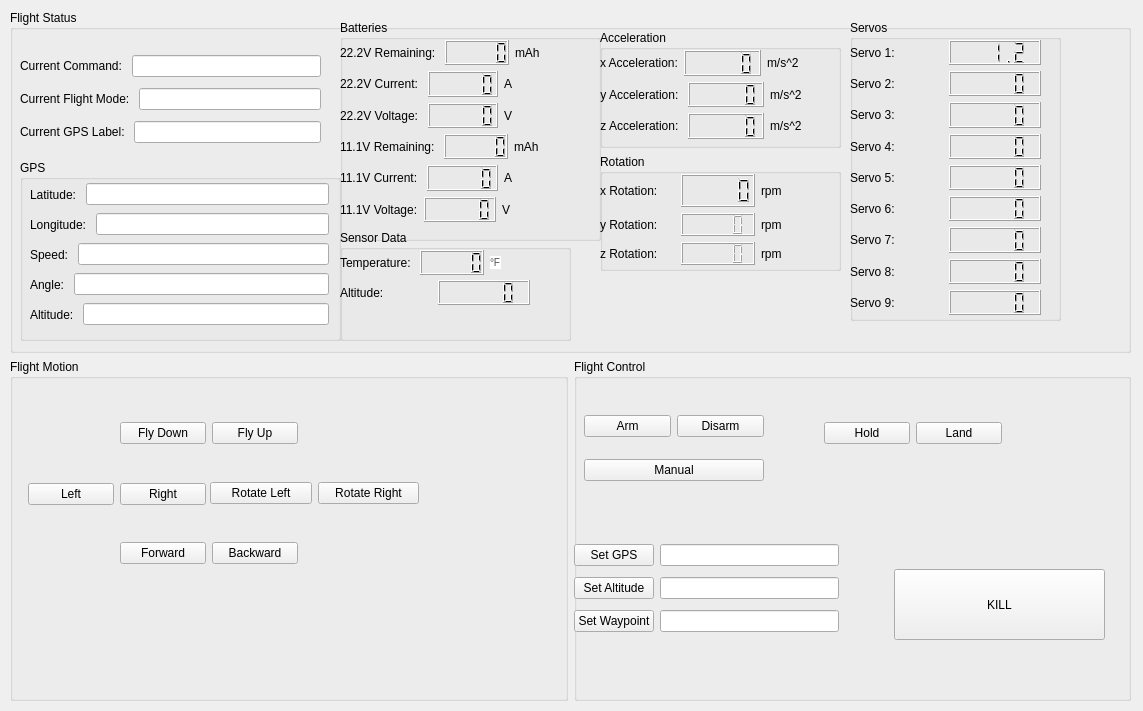
<?xml version="1.0" encoding="UTF-8"?>
<ui version="4.0">
 <class>FlightControlTab</class>
 <widget class="QWidget" name="FlightControlTab">
  <property name="geometry">
   <rect>
    <x>0</x>
    <y>0</y>
    <width>1143</width>
    <height>711</height>
   </rect>
  </property>
  <property name="windowTitle">
   <string>Form</string>
  </property>
  <widget class="QWidget" name="layoutWidget">
   <property name="geometry">
    <rect>
     <x>10</x>
     <y>10</y>
     <width>1121</width>
     <height>691</height>
    </rect>
   </property>
   <layout class="QGridLayout" name="gridLayout">
    <item row="1" column="0">
     <layout class="QHBoxLayout" name="horizontalLayout_2">
      <item>
       <widget class="QGroupBox" name="flightMotionBox">
        <property name="title">
         <string>Flight Motion</string>
        </property>
        <widget class="QWidget" name="layoutWidget">
         <property name="geometry">
          <rect>
           <x>110</x>
           <y>180</y>
           <width>178</width>
           <height>29</height>
          </rect>
         </property>
         <layout class="QHBoxLayout" name="horizontalLayout_11">
          <item>
           <widget class="QPushButton" name="forwardButton">
            <property name="text">
             <string>Forward</string>
            </property>
           </widget>
          </item>
          <item>
           <widget class="QPushButton" name="backwardButton">
            <property name="text">
             <string>Backward</string>
            </property>
           </widget>
          </item>
         </layout>
        </widget>
        <widget class="QWidget" name="layoutWidget">
         <property name="geometry">
          <rect>
           <x>18</x>
           <y>121</y>
           <width>178</width>
           <height>29</height>
          </rect>
         </property>
         <layout class="QHBoxLayout" name="horizontalLayout_12">
          <item>
           <widget class="QPushButton" name="leftButton">
            <property name="text">
             <string>Left</string>
            </property>
           </widget>
          </item>
          <item>
           <widget class="QPushButton" name="rightButton">
            <property name="text">
             <string>Right</string>
            </property>
           </widget>
          </item>
         </layout>
        </widget>
        <widget class="QWidget" name="layoutWidget">
         <property name="geometry">
          <rect>
           <x>200</x>
           <y>120</y>
           <width>209</width>
           <height>29</height>
          </rect>
         </property>
         <layout class="QHBoxLayout" name="horizontalLayout_13">
          <item>
           <widget class="QPushButton" name="rotateLeftButton">
            <property name="text">
             <string>Rotate Left</string>
            </property>
           </widget>
          </item>
          <item>
           <widget class="QPushButton" name="rotateRightButton">
            <property name="text">
             <string>Rotate Right</string>
            </property>
           </widget>
          </item>
         </layout>
        </widget>
        <widget class="QWidget" name="layoutWidget">
         <property name="geometry">
          <rect>
           <x>110</x>
           <y>60</y>
           <width>178</width>
           <height>29</height>
          </rect>
         </property>
         <layout class="QHBoxLayout" name="horizontalLayout_5">
          <item>
           <widget class="QPushButton" name="flyDownButton">
            <property name="text">
             <string>Fly Down</string>
            </property>
           </widget>
          </item>
          <item>
           <widget class="QPushButton" name="flyUpButton">
            <property name="text">
             <string>Fly Up</string>
            </property>
           </widget>
          </item>
         </layout>
        </widget>
       </widget>
      </item>
      <item>
       <widget class="QGroupBox" name="flightControlBox">
        <property name="title">
         <string>Flight Control</string>
        </property>
        <widget class="QWidget" name="layoutWidget">
         <property name="geometry">
          <rect>
           <x>10</x>
           <y>40</y>
           <width>180</width>
           <height>98</height>
          </rect>
         </property>
         <layout class="QVBoxLayout" name="verticalLayout">
          <item>
           <layout class="QHBoxLayout" name="horizontalLayout">
            <item>
             <widget class="QPushButton" name="armButton">
              <property name="text">
               <string>Arm</string>
              </property>
             </widget>
            </item>
            <item>
             <widget class="QPushButton" name="disarmButton">
              <property name="text">
               <string>Disarm</string>
              </property>
             </widget>
            </item>
           </layout>
          </item>
          <item>
           <widget class="QPushButton" name="manualButton">
            <property name="text">
             <string>Manual</string>
            </property>
           </widget>
          </item>
         </layout>
        </widget>
        <widget class="QPushButton" name="killButton">
         <property name="geometry">
          <rect>
           <x>320</x>
           <y>210</y>
           <width>211</width>
           <height>71</height>
          </rect>
         </property>
         <property name="text">
          <string>KILL</string>
         </property>
        </widget>
        <widget class="QWidget" name="layoutWidget">
         <property name="geometry">
          <rect>
           <x>250</x>
           <y>60</y>
           <width>178</width>
           <height>29</height>
          </rect>
         </property>
         <layout class="QHBoxLayout" name="horizontalLayout_10">
          <item>
           <widget class="QPushButton" name="holdButton">
            <property name="text">
             <string>Hold</string>
            </property>
           </widget>
          </item>
          <item>
           <widget class="QPushButton" name="landButton">
            <property name="text">
             <string>Land</string>
            </property>
           </widget>
          </item>
         </layout>
        </widget>
        <widget class="QWidget" name="layoutWidget">
         <property name="geometry">
          <rect>
           <x>0</x>
           <y>180</y>
           <width>265</width>
           <height>101</height>
          </rect>
         </property>
         <layout class="QVBoxLayout" name="verticalLayout_9">
          <item>
           <layout class="QHBoxLayout" name="horizontalLayout_3">
            <item>
             <widget class="QPushButton" name="setGPSButton">
              <property name="text">
               <string>Set GPS</string>
              </property>
             </widget>
            </item>
            <item>
             <widget class="QLineEdit" name="setGPSEdit"/>
            </item>
           </layout>
          </item>
          <item>
           <layout class="QHBoxLayout" name="horizontalLayout_4">
            <item>
             <widget class="QPushButton" name="setAltitudeButton">
              <property name="text">
               <string>Set Altitude</string>
              </property>
              <property name="shortcut">
               <string/>
              </property>
             </widget>
            </item>
            <item>
             <widget class="QLineEdit" name="setAltitudeEdit"/>
            </item>
           </layout>
          </item>
          <item>
           <layout class="QHBoxLayout" name="horizontalLayout_9">
            <item>
             <widget class="QPushButton" name="setWaypointButton">
              <property name="text">
               <string>Set Waypoint</string>
              </property>
             </widget>
            </item>
            <item>
             <widget class="QLineEdit" name="setWaypointEdit"/>
            </item>
           </layout>
          </item>
         </layout>
        </widget>
        <zorder>layoutWidget</zorder>
        <zorder>layoutWidget</zorder>
        <zorder>layoutWidget</zorder>
        <zorder>killButton</zorder>
       </widget>
      </item>
     </layout>
    </item>
    <item row="0" column="0">
     <widget class="QGroupBox" name="flightStatusBox">
      <property name="title">
       <string>Flight Status</string>
      </property>
      <widget class="QGroupBox" name="gpsBox">
       <property name="geometry">
        <rect>
         <x>10</x>
         <y>150</y>
         <width>321</width>
         <height>181</height>
        </rect>
       </property>
       <property name="title">
        <string>GPS</string>
       </property>
       <widget class="QWidget" name="layoutWidget_26">
        <property name="geometry">
         <rect>
          <x>10</x>
          <y>20</y>
          <width>299</width>
          <height>29</height>
         </rect>
        </property>
        <layout class="QHBoxLayout" name="horizontalLayout_36">
         <item>
          <widget class="QLabel" name="latLabel">
           <property name="text">
            <string>Latitude: </string>
           </property>
          </widget>
         </item>
         <item>
          <widget class="QLineEdit" name="latBox"/>
         </item>
        </layout>
       </widget>
       <widget class="QWidget" name="layoutWidget_27">
        <property name="geometry">
         <rect>
          <x>10</x>
          <y>50</y>
          <width>299</width>
          <height>29</height>
         </rect>
        </property>
        <layout class="QHBoxLayout" name="horizontalLayout_37">
         <item>
          <widget class="QLabel" name="longLabel">
           <property name="text">
            <string>Longitude: </string>
           </property>
          </widget>
         </item>
         <item>
          <widget class="QLineEdit" name="longBox"/>
         </item>
        </layout>
       </widget>
       <widget class="QWidget" name="layoutWidget_28">
        <property name="geometry">
         <rect>
          <x>10</x>
          <y>80</y>
          <width>299</width>
          <height>29</height>
         </rect>
        </property>
        <layout class="QHBoxLayout" name="horizontalLayout_38">
         <item>
          <widget class="QLabel" name="speedLabel">
           <property name="text">
            <string>Speed: </string>
           </property>
          </widget>
         </item>
         <item>
          <widget class="QLineEdit" name="speedBox"/>
         </item>
        </layout>
       </widget>
       <widget class="QWidget" name="layoutWidget_29">
        <property name="geometry">
         <rect>
          <x>10</x>
          <y>110</y>
          <width>299</width>
          <height>29</height>
         </rect>
        </property>
        <layout class="QHBoxLayout" name="horizontalLayout_41">
         <item>
          <widget class="QLabel" name="angleLabel">
           <property name="text">
            <string>Angle: </string>
           </property>
          </widget>
         </item>
         <item>
          <widget class="QLineEdit" name="angleBox"/>
         </item>
        </layout>
       </widget>
       <widget class="QWidget" name="layoutWidget_30">
        <property name="geometry">
         <rect>
          <x>10</x>
          <y>140</y>
          <width>299</width>
          <height>29</height>
         </rect>
        </property>
        <layout class="QHBoxLayout" name="horizontalLayout_42">
         <item>
          <widget class="QLabel" name="altitudeLabel">
           <property name="text">
            <string>Altitude: </string>
           </property>
          </widget>
         </item>
         <item>
          <widget class="QLineEdit" name="altitudeBox"/>
         </item>
        </layout>
       </widget>
      </widget>
      <widget class="QGroupBox" name="batteryBox">
       <property name="geometry">
        <rect>
         <x>330</x>
         <y>10</y>
         <width>261</width>
         <height>221</height>
        </rect>
       </property>
       <property name="title">
        <string>Batteries</string>
       </property>
       <widget class="QWidget" name="layoutWidget">
        <property name="geometry">
         <rect>
          <x>0</x>
          <y>20</y>
          <width>234</width>
          <height>182</height>
         </rect>
        </property>
        <layout class="QVBoxLayout" name="verticalLayout_2">
         <item>
          <layout class="QHBoxLayout" name="horizontalLayout_15">
           <item>
            <widget class="QLabel" name="remainingLabel22">
             <property name="text">
              <string>22.2V Remaining: </string>
             </property>
            </widget>
           </item>
           <item>
            <widget class="QLCDNumber" name="remaining22LCD"/>
           </item>
           <item>
            <widget class="QLabel" name="mAhLabel1">
             <property name="sizePolicy">
              <sizepolicy hsizetype="Minimum" vsizetype="Preferred">
               <horstretch>0</horstretch>
               <verstretch>0</verstretch>
              </sizepolicy>
             </property>
             <property name="text">
              <string>mAh</string>
             </property>
            </widget>
           </item>
          </layout>
         </item>
         <item>
          <layout class="QHBoxLayout" name="horizontalLayout_16">
           <item>
            <widget class="QLabel" name="currentLabel22">
             <property name="text">
              <string>22.2V Current: </string>
             </property>
            </widget>
           </item>
           <item>
            <widget class="QLCDNumber" name="current22LCD"/>
           </item>
           <item>
            <widget class="QLabel" name="ampLabel1">
             <property name="text">
              <string>A</string>
             </property>
            </widget>
           </item>
          </layout>
         </item>
         <item>
          <layout class="QHBoxLayout" name="horizontalLayout_17">
           <item>
            <widget class="QLabel" name="voltageLabel22">
             <property name="text">
              <string>22.2V Voltage: </string>
             </property>
            </widget>
           </item>
           <item>
            <widget class="QLCDNumber" name="voltage22LCD"/>
           </item>
           <item>
            <widget class="QLabel" name="voltageLabel1">
             <property name="text">
              <string>V</string>
             </property>
            </widget>
           </item>
          </layout>
         </item>
         <item>
          <layout class="QHBoxLayout" name="horizontalLayout_18">
           <item>
            <widget class="QLabel" name="remainingLabel11">
             <property name="text">
              <string>11.1V Remaining: </string>
             </property>
            </widget>
           </item>
           <item>
            <widget class="QLCDNumber" name="remaining11LCD"/>
           </item>
           <item>
            <widget class="QLabel" name="mAhLabel2">
             <property name="sizePolicy">
              <sizepolicy hsizetype="Minimum" vsizetype="Preferred">
               <horstretch>0</horstretch>
               <verstretch>0</verstretch>
              </sizepolicy>
             </property>
             <property name="text">
              <string>mAh</string>
             </property>
            </widget>
           </item>
          </layout>
         </item>
         <item>
          <layout class="QHBoxLayout" name="horizontalLayout_19">
           <item>
            <widget class="QLabel" name="currentLabel11">
             <property name="text">
              <string>11.1V Current: </string>
             </property>
            </widget>
           </item>
           <item>
            <widget class="QLCDNumber" name="current11LCD"/>
           </item>
           <item>
            <widget class="QLabel" name="ampLabel2">
             <property name="text">
              <string>A</string>
             </property>
            </widget>
           </item>
          </layout>
         </item>
         <item>
          <layout class="QHBoxLayout" name="horizontalLayout_20">
           <item>
            <widget class="QLabel" name="voltageLabel11">
             <property name="text">
              <string>11.1V Voltage:</string>
             </property>
            </widget>
           </item>
           <item>
            <widget class="QLCDNumber" name="voltage11LCD"/>
           </item>
           <item>
            <widget class="QLabel" name="voltageLabel11_2">
             <property name="text">
              <string>V</string>
             </property>
            </widget>
           </item>
          </layout>
         </item>
        </layout>
       </widget>
      </widget>
      <widget class="QGroupBox" name="servoBox">
       <property name="geometry">
        <rect>
         <x>840</x>
         <y>10</y>
         <width>211</width>
         <height>301</height>
        </rect>
       </property>
       <property name="title">
        <string>Servos</string>
       </property>
       <widget class="QWidget" name="layoutWidget">
        <property name="geometry">
         <rect>
          <x>0</x>
          <y>20</y>
          <width>191</width>
          <height>275</height>
         </rect>
        </property>
        <layout class="QVBoxLayout" name="verticalLayout_8">
         <item>
          <layout class="QHBoxLayout" name="horizontalLayout_27">
           <item>
            <widget class="QLabel" name="servoLabel">
             <property name="text">
              <string>Servo 1: </string>
             </property>
            </widget>
           </item>
           <item>
            <widget class="QLCDNumber" name="servoLCD">
             <property name="value" stdset="0">
              <double>1.200000000000000</double>
             </property>
            </widget>
           </item>
          </layout>
         </item>
         <item>
          <layout class="QHBoxLayout" name="horizontalLayout_28">
           <item>
            <widget class="QLabel" name="servoLabel_2">
             <property name="text">
              <string>Servo 2: </string>
             </property>
            </widget>
           </item>
           <item>
            <widget class="QLCDNumber" name="servoLCD_2"/>
           </item>
          </layout>
         </item>
         <item>
          <layout class="QHBoxLayout" name="horizontalLayout_29">
           <item>
            <widget class="QLabel" name="servoLabel_3">
             <property name="text">
              <string>Servo 3: </string>
             </property>
            </widget>
           </item>
           <item>
            <widget class="QLCDNumber" name="servoLCD_3"/>
           </item>
          </layout>
         </item>
         <item>
          <layout class="QHBoxLayout" name="horizontalLayout_30">
           <item>
            <widget class="QLabel" name="servoLabel_4">
             <property name="text">
              <string>Servo 4: </string>
             </property>
            </widget>
           </item>
           <item>
            <widget class="QLCDNumber" name="servoLCD_4"/>
           </item>
          </layout>
         </item>
         <item>
          <layout class="QHBoxLayout" name="horizontalLayout_31">
           <item>
            <widget class="QLabel" name="servoLabel_5">
             <property name="text">
              <string>Servo 5: </string>
             </property>
            </widget>
           </item>
           <item>
            <widget class="QLCDNumber" name="servoLCD_5"/>
           </item>
          </layout>
         </item>
         <item>
          <layout class="QHBoxLayout" name="horizontalLayout_32">
           <item>
            <widget class="QLabel" name="servoLabel_6">
             <property name="text">
              <string>Servo 6: </string>
             </property>
            </widget>
           </item>
           <item>
            <widget class="QLCDNumber" name="servoLCD_6"/>
           </item>
          </layout>
         </item>
         <item>
          <layout class="QHBoxLayout" name="horizontalLayout_33">
           <item>
            <widget class="QLabel" name="servoLabel_7">
             <property name="text">
              <string>Servo 7: </string>
             </property>
            </widget>
           </item>
           <item>
            <widget class="QLCDNumber" name="servoLCD_7"/>
           </item>
          </layout>
         </item>
         <item>
          <layout class="QHBoxLayout" name="horizontalLayout_34">
           <item>
            <widget class="QLabel" name="servoLabel_8">
             <property name="text">
              <string>Servo 8: </string>
             </property>
            </widget>
           </item>
           <item>
            <widget class="QLCDNumber" name="servoLCD_8"/>
           </item>
          </layout>
         </item>
         <item>
          <layout class="QHBoxLayout" name="horizontalLayout_35">
           <item>
            <widget class="QLabel" name="servoLabel_9">
             <property name="text">
              <string>Servo 9: </string>
             </property>
            </widget>
           </item>
           <item>
            <widget class="QLCDNumber" name="servoLCD_9"/>
           </item>
          </layout>
         </item>
        </layout>
       </widget>
      </widget>
      <widget class="QGroupBox" name="sensorBox">
       <property name="geometry">
        <rect>
         <x>330</x>
         <y>220</y>
         <width>231</width>
         <height>111</height>
        </rect>
       </property>
       <property name="title">
        <string>Sensor Data</string>
       </property>
       <widget class="QWidget" name="layoutWidget_2">
        <property name="geometry">
         <rect>
          <x>0</x>
          <y>20</y>
          <width>193</width>
          <height>25</height>
         </rect>
        </property>
        <layout class="QHBoxLayout" name="horizontalLayout_39">
         <item>
          <widget class="QLabel" name="tempLabel">
           <property name="text">
            <string>Temperature: </string>
           </property>
          </widget>
         </item>
         <item>
          <widget class="QLCDNumber" name="tempLCD"/>
         </item>
         <item>
          <widget class="QLabel" name="tempUnitLabel">
           <property name="text">
            <string>&lt;html&gt;&lt;head/&gt;&lt;body&gt;&lt;p&gt;&lt;span style=&quot; font-family:'arial,sans-serif'; font-size:small; color:#545454; background-color:#ffffff;&quot;&gt;°F&lt;/span&gt;&lt;/p&gt;&lt;/body&gt;&lt;/html&gt;</string>
           </property>
          </widget>
         </item>
        </layout>
       </widget>
       <widget class="QWidget" name="layoutWidget_5">
        <property name="geometry">
         <rect>
          <x>0</x>
          <y>50</y>
          <width>190</width>
          <height>25</height>
         </rect>
        </property>
        <layout class="QHBoxLayout" name="horizontalLayout_40">
         <item>
          <widget class="QLabel" name="altitudeLabel_2">
           <property name="text">
            <string>Altitude: </string>
           </property>
          </widget>
         </item>
         <item>
          <widget class="QLCDNumber" name="altitudeLCD"/>
         </item>
        </layout>
       </widget>
      </widget>
      <widget class="QWidget" name="layoutWidget">
       <property name="geometry">
        <rect>
         <x>10</x>
         <y>40</y>
         <width>301</width>
         <height>101</height>
        </rect>
       </property>
       <layout class="QVBoxLayout" name="verticalLayout_3">
        <item>
         <layout class="QHBoxLayout" name="horizontalLayout_6">
          <item>
           <widget class="QLabel" name="currentCommandLabel">
            <property name="text">
             <string>Current Command: </string>
            </property>
           </widget>
          </item>
          <item>
           <widget class="QLineEdit" name="currentCommandBox"/>
          </item>
         </layout>
        </item>
        <item>
         <layout class="QHBoxLayout" name="horizontalLayout_14">
          <item>
           <widget class="QLabel" name="currentFlightModeLabel">
            <property name="text">
             <string>Current Flight Mode: </string>
            </property>
           </widget>
          </item>
          <item>
           <widget class="QLineEdit" name="currentFlightModeBox"/>
          </item>
         </layout>
        </item>
        <item>
         <layout class="QHBoxLayout" name="horizontalLayout_8">
          <item>
           <widget class="QLabel" name="currentGPSLabel">
            <property name="text">
             <string>Current GPS Label: </string>
            </property>
           </widget>
          </item>
          <item>
           <widget class="QLineEdit" name="currentGPSCoordinate"/>
          </item>
         </layout>
        </item>
       </layout>
      </widget>
      <widget class="QWidget" name="layoutWidget">
       <property name="geometry">
        <rect>
         <x>590</x>
         <y>20</y>
         <width>241</width>
         <height>241</height>
        </rect>
       </property>
       <layout class="QVBoxLayout" name="verticalLayout_4">
        <item>
         <widget class="QGroupBox" name="accelBox">
          <property name="title">
           <string>Acceleration</string>
          </property>
          <widget class="QWidget" name="layoutWidget">
           <property name="geometry">
            <rect>
             <x>0</x>
             <y>20</y>
             <width>245</width>
             <height>89</height>
            </rect>
           </property>
           <layout class="QVBoxLayout" name="verticalLayout_7">
            <item>
             <layout class="QHBoxLayout" name="horizontalLayout_21">
              <item>
               <widget class="QLabel" name="xacclabel">
                <property name="text">
                 <string>x Acceleration:</string>
                </property>
                <property name="textFormat">
                 <enum>Qt::AutoText</enum>
                </property>
                <property name="alignment">
                 <set>Qt::AlignCenter</set>
                </property>
               </widget>
              </item>
              <item>
               <widget class="QLCDNumber" name="xAccLCD">
                <property name="smallDecimalPoint">
                 <bool>false</bool>
                </property>
               </widget>
              </item>
              <item>
               <widget class="QLabel" name="xAccUnitLabel">
                <property name="sizePolicy">
                 <sizepolicy hsizetype="Minimum" vsizetype="Preferred">
                  <horstretch>0</horstretch>
                  <verstretch>0</verstretch>
                 </sizepolicy>
                </property>
                <property name="text">
                 <string>m/s^2</string>
                </property>
               </widget>
              </item>
             </layout>
            </item>
            <item>
             <layout class="QHBoxLayout" name="horizontalLayout_22">
              <item>
               <widget class="QLabel" name="yacclabel">
                <property name="text">
                 <string>y Acceleration: </string>
                </property>
                <property name="alignment">
                 <set>Qt::AlignCenter</set>
                </property>
               </widget>
              </item>
              <item>
               <widget class="QLCDNumber" name="yAccLCD"/>
              </item>
              <item>
               <widget class="QLabel" name="yAccUnitLabel">
                <property name="sizePolicy">
                 <sizepolicy hsizetype="Minimum" vsizetype="Preferred">
                  <horstretch>0</horstretch>
                  <verstretch>0</verstretch>
                 </sizepolicy>
                </property>
                <property name="text">
                 <string>m/s^2</string>
                </property>
               </widget>
              </item>
             </layout>
            </item>
            <item>
             <layout class="QHBoxLayout" name="horizontalLayout_23">
              <item>
               <widget class="QLabel" name="zacclabel">
                <property name="text">
                 <string>z Acceleration: </string>
                </property>
                <property name="alignment">
                 <set>Qt::AlignCenter</set>
                </property>
               </widget>
              </item>
              <item>
               <widget class="QLCDNumber" name="zAccLCD"/>
              </item>
              <item>
               <widget class="QLabel" name="zAccUnitLabel">
                <property name="sizePolicy">
                 <sizepolicy hsizetype="Minimum" vsizetype="Preferred">
                  <horstretch>0</horstretch>
                  <verstretch>0</verstretch>
                 </sizepolicy>
                </property>
                <property name="text">
                 <string>m/s^2</string>
                </property>
               </widget>
              </item>
             </layout>
            </item>
           </layout>
          </widget>
         </widget>
        </item>
        <item>
         <widget class="QGroupBox" name="rotationBox">
          <property name="title">
           <string>Rotation</string>
          </property>
          <widget class="QWidget" name="layoutWidget">
           <property name="geometry">
            <rect>
             <x>0</x>
             <y>20</y>
             <width>236</width>
             <height>91</height>
            </rect>
           </property>
           <layout class="QVBoxLayout" name="verticalLayout_6">
            <item>
             <layout class="QHBoxLayout" name="horizontalLayout_24">
              <item>
               <widget class="QLabel" name="xRotLabel">
                <property name="text">
                 <string>x Rotation: </string>
                </property>
               </widget>
              </item>
              <item>
               <widget class="QLCDNumber" name="xRotLCD"/>
              </item>
              <item>
               <widget class="QLabel" name="xrpmLabel">
                <property name="sizePolicy">
                 <sizepolicy hsizetype="Minimum" vsizetype="Preferred">
                  <horstretch>0</horstretch>
                  <verstretch>0</verstretch>
                 </sizepolicy>
                </property>
                <property name="text">
                 <string>rpm</string>
                </property>
               </widget>
              </item>
             </layout>
            </item>
            <item>
             <layout class="QVBoxLayout" name="verticalLayout_5">
              <item>
               <layout class="QHBoxLayout" name="horizontalLayout_25">
                <item>
                 <widget class="QLabel" name="yRotLabel">
                  <property name="text">
                   <string>y Rotation: </string>
                  </property>
                 </widget>
                </item>
                <item>
                 <widget class="QLCDNumber" name="yRotLCD"/>
                </item>
                <item>
                 <widget class="QLabel" name="yrpmLabel">
                  <property name="sizePolicy">
                   <sizepolicy hsizetype="Minimum" vsizetype="Preferred">
                    <horstretch>0</horstretch>
                    <verstretch>0</verstretch>
                   </sizepolicy>
                  </property>
                  <property name="text">
                   <string>rpm</string>
                  </property>
                 </widget>
                </item>
               </layout>
              </item>
              <item>
               <layout class="QHBoxLayout" name="horizontalLayout_26">
                <item>
                 <widget class="QLabel" name="zRotLabel">
                  <property name="text">
                   <string>z Rotation: </string>
                  </property>
                 </widget>
                </item>
                <item>
                 <widget class="QLCDNumber" name="zRotLCD"/>
                </item>
                <item>
                 <widget class="QLabel" name="zrpmLabel">
                  <property name="sizePolicy">
                   <sizepolicy hsizetype="Minimum" vsizetype="Preferred">
                    <horstretch>0</horstretch>
                    <verstretch>0</verstretch>
                   </sizepolicy>
                  </property>
                  <property name="text">
                   <string>rpm</string>
                  </property>
                 </widget>
                </item>
               </layout>
              </item>
             </layout>
            </item>
           </layout>
          </widget>
         </widget>
        </item>
       </layout>
      </widget>
     </widget>
    </item>
   </layout>
  </widget>
 </widget>
 <resources/>
 <connections/>
</ui>
